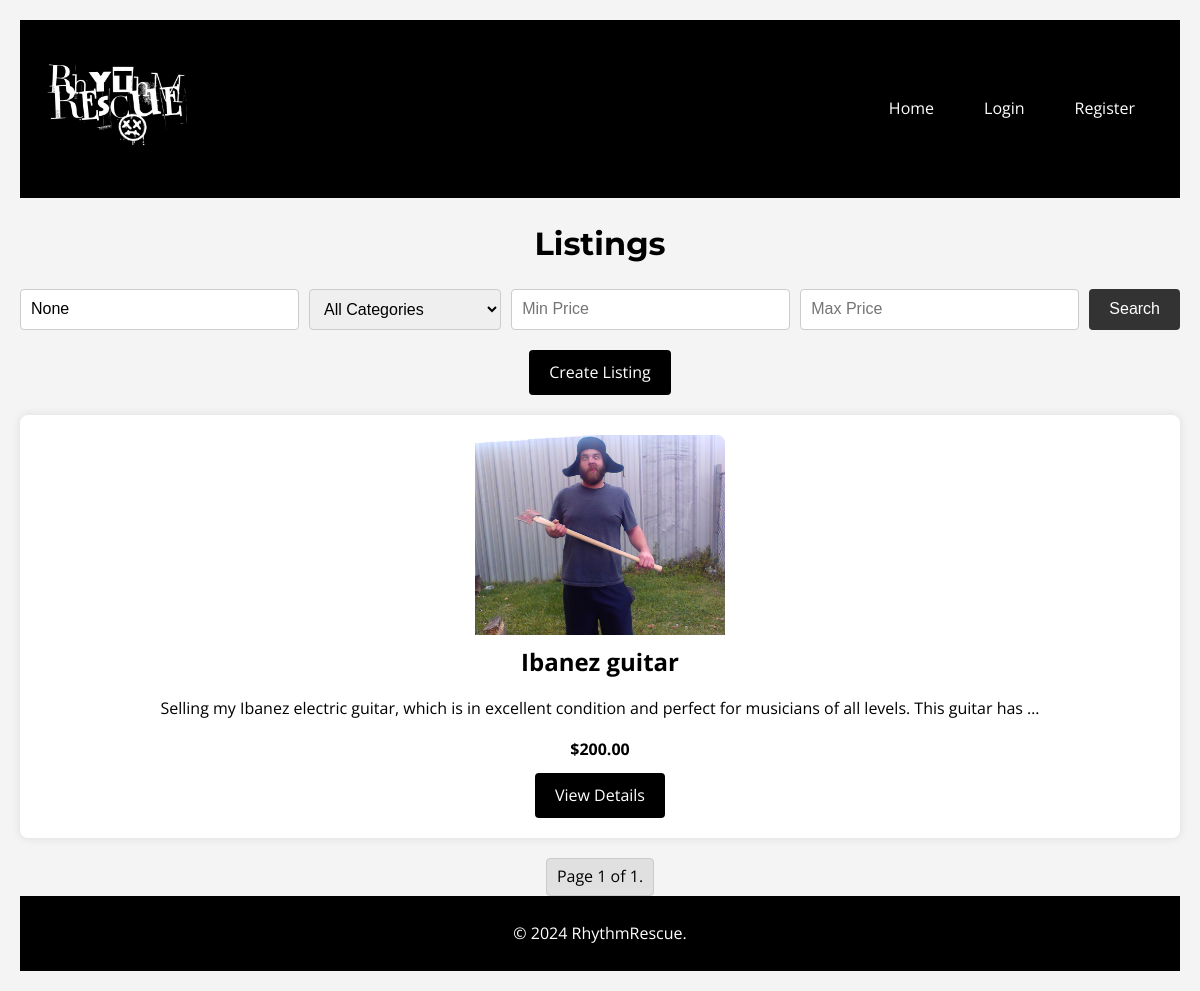
/listings/, run on the app's committed database.
### listings/models.py (models this page shows, shortened)
class Listing(models.Model):
    title = models.CharField(max_length=255)
    slug = models.SlugField(unique=True, blank=True)
    description = models.TextField()
    price = models.DecimalField(max_digits=10, decimal_places=2)
    category = models.ForeignKey(Category, on_delete=models.CASCADE)
    seller = models.ForeignKey(CustomUser, on_delete=models.CASCADE)
    image = models.ImageField(upload_to='listing_images/', blank=True, null=True)
    created_at = models.DateTimeField(auto_now_add=True)

### listings/views.py (the view)
# urls.py: path('', views.listing_list, name='listing_list'),
def listing_list(request):
    query = request.GET.get('q')
    category_id = request.GET.get('category')
    min_price = request.GET.get('min_price')
    max_price = request.GET.get('max_price')
    listings = Listing.objects.all()
    if query:
        listings = listings.filter(
            Q(title__icontains=query) | Q(description__icontains=query) | Q(category__name__icontains=query)
        )
    if category_id:
        listings = listings.filter(category_id=category_id)
    if min_price:
        listings = listings.filter(price__gte=min_price)
    if max_price:
        listings = listings.filter(price__lte=max_price)
    paginator = Paginator(listings, 10)  # Show 10 listings per page
    page_number = request.GET.get('page')
    page_obj = paginator.get_page(page_number)
    general_categories = [
        'Electronics', 'Furniture', 'Home Appliances', 'Vehicles', 'Clothing',
        'Books & Media', 'Sports & Outdoors', 'Toys & Games', 'Collectibles & Art',
        'Beauty & Personal Care', 'Pet Supplies', 'Instruments', 'Jobs & Services',
        'Real Estate', 'Office Supplies', 'Garden & Tools', 'Health & Supplements',
        'Crafts & Hobbies', 'Miscellaneous'
    ]
    return render(request, 'listings/listing_list.html', {
        'page_obj': page_obj,
        'categories': general_categories,
        'query': query,
        'category_id': category_id,
        'min_price': min_price,
        'max_price': max_price,
    })

### templates/listings/listing_list.html (shortened to what this page needs)
{% extends 'base.html' %}
{% load static %}
{% block extra_css %}
<link rel="stylesheet" href="{% static 'css/listings.css' %}">
{% endblock %}
{% block content %}
<h2 class="page-title">Listings</h2>
<form method="get" class="search-form">
    <input type="text" name="q" placeholder="Search..." value="{{ query }}" class="search-input">
    <select name="category" class="search-select">
        <option value="">All Categories</option>
    </select>
    <input type="number" name="min_price" placeholder="Min Price" value="{{ min_price }}" class="search-input">
    <input type="number" name="max_price" placeholder="Max Price" value="{{ max_price }}" class="search-input">
    <button type="submit" class="btn btn-search">Search</button>
</form>
<a href="{% url 'listing_create' %}" class="btn add-listing-btn">Create Listing</a>
<div class="listings">
    {% for listing in page_obj %}
        <div class="listing-card">
            {% if listing.image %}
                <img src="{{ listing.image.url }}" alt="{{ listing.title }}" class="listing-image">
            {% endif %}
            <h3>{{ listing.title }}</h3>
            <p>{{ listing.description|truncatewords:20 }}</p>
            <p><strong>${{ listing.price }}</strong></p>
            <a href="{% url 'listing_detail' listing.slug %}" class="btn btn-details">View Details</a>
        </div>
    {% endfor %}
</div>
<div class="pagination">
    <span class="step-links">
        <span class="current">
            Page {{ page_obj.number }} of {{ page_obj.paginator.num_pages }}.
        </span>
    </span>
</div>
{% endblock %}

### static/css/base.css (style rules this page uses)
* { margin: 0; padding: 0; box-sizing: border-box; }
body { font-family: 'Open Sans', Arial, sans-serif; background-color: #ffffff; color: #333; line-height: 1.6; padding: 20px; }
p { margin-bottom: 15px; margin-top: 15px; }
h2 { font-family: 'Montserrat', sans-serif; color: #000000; margin-bottom: 15px; }
.search-form { margin-bottom: 15px; }

### static/css/listings.css (style rules this page uses)
* { margin: 0; padding: 0; box-sizing: border-box; }
body { font-family: 'Open Sans', Arial, sans-serif; background-color: #f4f4f4; color: #000; line-height: 1.6; padding: 20px; min-height: 100vh; display: flex; flex-direction: column; }
p { margin-bottom: 15px; margin-top: 15px; }
.page-title { font-size: 2rem; margin-bottom: 20px; color: #000; text-align: center; }
.search-form { display: flex; flex-wrap: wrap; gap: 10px; margin-bottom: 20px; justify-content: center; }
.search-input, .search-select { flex: 1 1 auto; padding: 10px; border: 1px solid #ccc; border-radius: 4px; font-size: 1rem; }
.btn-search { background-color: #333; color: #fff; border: none; padding: 10px 20px; border-radius: 4px; cursor: pointer; font-size: 1rem; }
.add-listing-btn { display: inline-block; background-color: #000; color: #fff; padding: 10px 20px; border-radius: 4px; text-decoration: none; margin-bottom: 20px; font-size: 1rem; text-align: center; display: block; width: max-content; margin-left: auto; margin-right: auto; }
.listings { display: grid; grid-template-columns: repeat(auto-fit, minmax(250px, 1fr)); gap: 20px; margin-top: 20px; }
.listing-card { background-color: #fff; padding: 20px; border-radius: 8px; box-shadow: 0 0 10px rgba(0, 0, 0, 0.1); text-align: center; transition: transform 0.2s, box-shadow 0.2s; }
.listing-image { width: 100%; max-width: 250px; height: auto; max-height: 200px; border-radius: 8px 8px 0 0; object-fit: cover; }
.listing-card h3 { margin-bottom: 15px; font-size: 1.5rem; color: #000; }
.listing-card p { margin-bottom: 10px; font-size: 1rem; color: #000; }
.btn-details { background-color: #000; color: #fff; padding: 10px 20px; border-radius: 4px; text-decoration: none; font-size: 1rem; display: inline-block; transition: background-color 0.2s; }
.pagination { margin-top: 20px; text-align: center; }
.pagination .step-links { display: flex; justify-content: center; gap: 10px; }
.pagination .current { padding: 5px 10px; border: 1px solid #ccc; border-radius: 4px; background-color: #e0e0e0; color: #000; }
p { margin-bottom: 15px; }

### data on the page
Listing: image (picture), title "Ibanez guitar", description "Selling my Ibanez electric guitar, which is in excellent condition and perfect for musicians of all levels. This guitar has …", price "200.00"

### other printed values
{{ page_obj.number }} "1"
{{ page_obj.paginator.num_pages }} "1"
